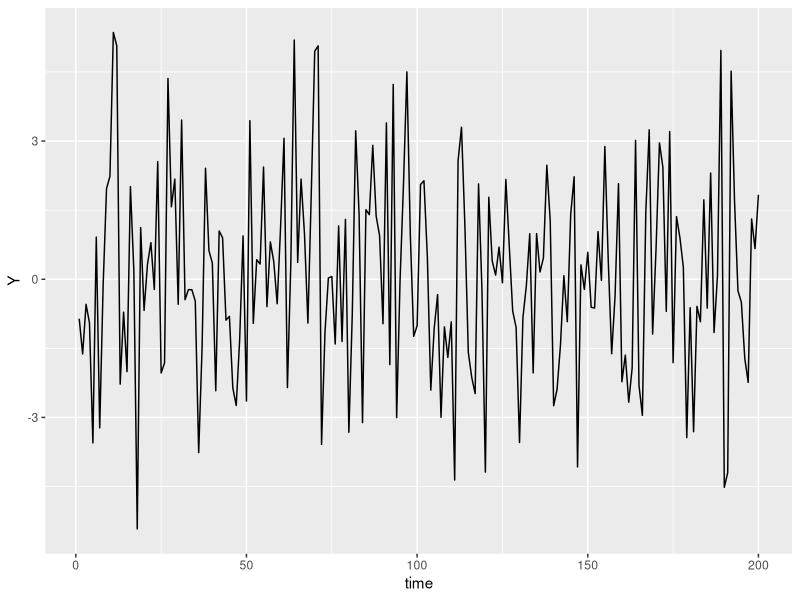
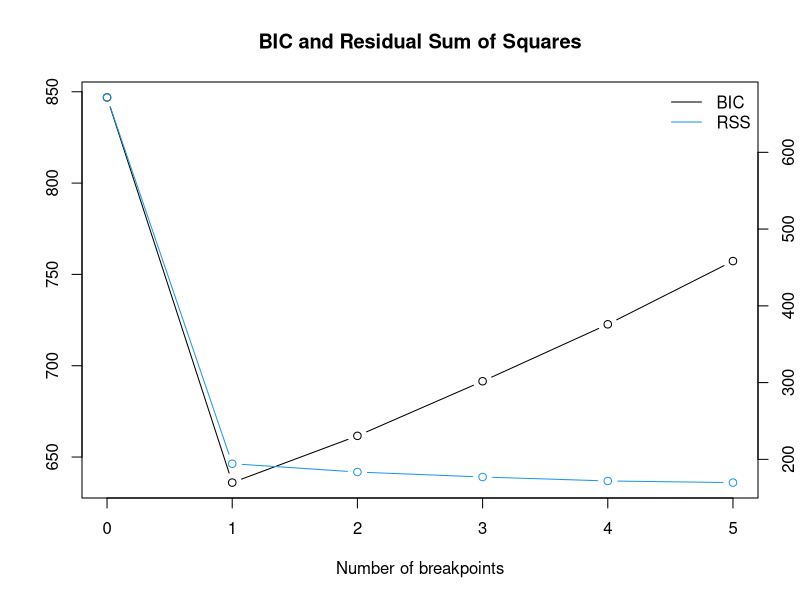

The R source for these figures, in order:
## ---- chunk 1
knitr::opts_chunk$set(echo = TRUE)
## ---- chunk 2
library(MASS)
library(tidyverse)
library(strucchange)
library(segmented)
## ---- chunk 3
set.seed(123)
X_1 <- mvrnorm(n = 100, mu = rep(0, 5), Sigma = diag(5))
X_2 <- mvrnorm(n = 100, mu = rep(0, 5), Sigma = diag(5))
Beta_1 <- matrix(rep(1, 5), nrow = 5)
Beta_2 <- matrix(c(-1, 0, -1, 0, 1), nrow = 5)
epsilon_1 <- rnorm(100, 0, 1)
epsilon_2 <- rnorm(100, 0, 1)

Y_1 <- X_1%*%Beta_1 + epsilon_1
Y_2 <- X_2%*%Beta_2 + epsilon_2

Y <- rbind(Y_1, Y_2)
X <- rbind(X_1, X_2)
## ---- chunk 4
df_simulated <- cbind(Y, X) %>% 
  as.data.frame()

colnames(df_simulated) <- c("Y", "X1", "X2", "X3", "X4", "X5")

df_simulated %>% 
  head()
## ---- chunk 5
df_simulated %>% 
  mutate(time = row_number()) %>% 
  ggplot(mapping = aes(x = time, y = Y)) +
  geom_line()
## ---- chunk 6
result_Bai_Perron <- breakpoints(Y ~ X1 + X2 + X3 + X4 + X5, data = df_simulated)
result_Bai_Perron
## ---- chunk 7
result_Bai_Perron %>% plot()
## ---- chunk 8
model_lm <- lm(Y ~ X1 + X2 + X3 + X4 + X5, data = df_simulated)
segmented(model_lm, seg.Z =  ~ X1 + X2 + X3 + X4 + X5)
